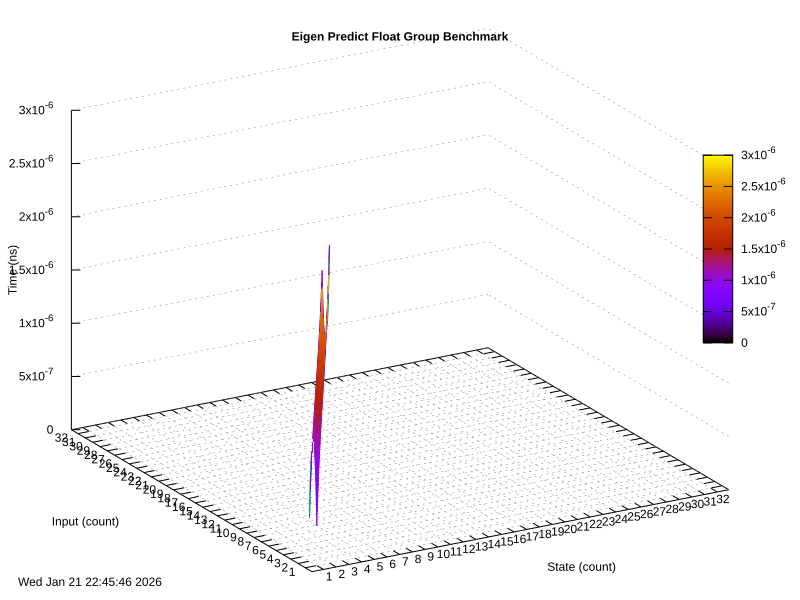

Generate this figure with gnuplot:
#!/usr/bin/gnuplot
#  _  __          _      __  __          _   _
# | |/ /    /\   | |    |  \/  |   /\   | \ | |
# | ' /    /  \  | |    | \  / |  /  \  |  \| |
# |  <    / /\ \ | |    | |\/| | / /\ \ | . ` |
# | . \  / ____ \| |____| |  | |/ ____ \| |\  |
# |_|\_\/_/    \_\______|_|  |_/_/    \_\_| \_|

# Kalman Filter
# Version 0.5.3
# https://github.com/FrancoisCarouge/Kalman

# SPDX-License-Identifier: Unlicense

# This is free and unencumbered software released into the public domain.

# Anyone is free to copy, modify, publish, use, compile, sell, or
# distribute this software, either in source code form or as a compiled
# binary, for any purpose, commercial or non-commercial, and by any
# means.

# In jurisdictions that recognize copyright laws, the author or authors
# of this software dedicate any and all copyright interest in the
# software to the public domain. We make this dedication for the benefit
# of the public at large and to the detriment of our heirs and
# successors. We intend this dedication to be an overt act of
# relinquishment in perpetuity of all present and future rights to this
# software under copyright law.

# THE SOFTWARE IS PROVIDED "AS IS", WITHOUT WARRANTY OF ANY KIND,
# EXPRESS OR IMPLIED, INCLUDING BUT NOT LIMITED TO THE WARRANTIES OF
# MERCHANTABILITY, FITNESS FOR A PARTICULAR PURPOSE AND NONINFRINGEMENT.
# IN NO EVENT SHALL THE AUTHORS BE LIABLE FOR ANY CLAIM, DAMAGES OR
# OTHER LIABILITY, WHETHER IN AN ACTION OF CONTRACT, TORT OR OTHERWISE,
# ARISING FROM, OUT OF OR IN CONNECTION WITH THE SOFTWARE OR THE USE OR
# OTHER DEALINGS IN THE SOFTWARE.

# For more information, please refer to <https://unlicense.org>

set terminal svg enhanced background rgb "white" size 800,600
set datafile separator ","
set title "{/:Bold Eigen Predict Float Group Benchmark}\n"
set output "predict.svg"
set timestamp
set grid
set grid ztics
set xlabel "State (count)"
set ylabel "Input (count)"
set zlabel "Time (ns)"
set zlabel rotate by 90
set dgrid3d 32,32
show dgrid3d
set ticslevel 0
set xrange [ 0.1 : 32.9 ]
set yrange [ 0.1 : 32.9 ]
set xtics 1
set ytics 1
set view 60,330,1.125,1.125
show view
set pm3d
set hidden3d
set key noautotitle

splot "predict.csv" using 1:2:3 with lines
